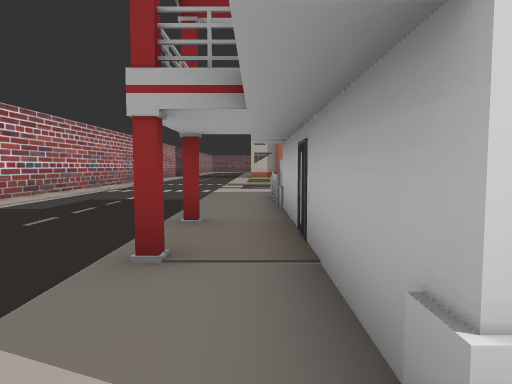
[1] (above)

20 first-person views from a walk through a scene from a Unity 3-D project. The camera is 1.4 m above the floor, tilts 4° down and sees 70° across. The floor is counted in squares, 2 m on a side. Each view is taken from the middle of a square. On the plan, view 1 faces up. The plan holds only what a view shows up to about 11 squares ahead; the rest is blank. The place goes on beyond the plan. The player is left out. Some surface patterns are stand-ins.

[2]
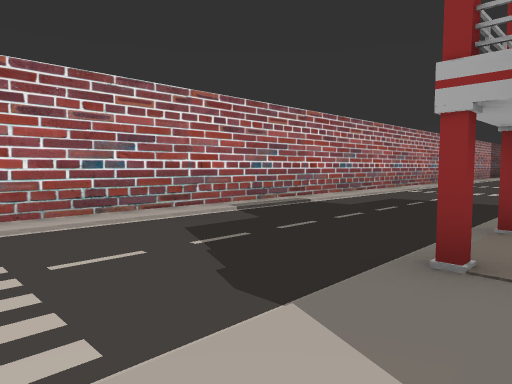

[3]
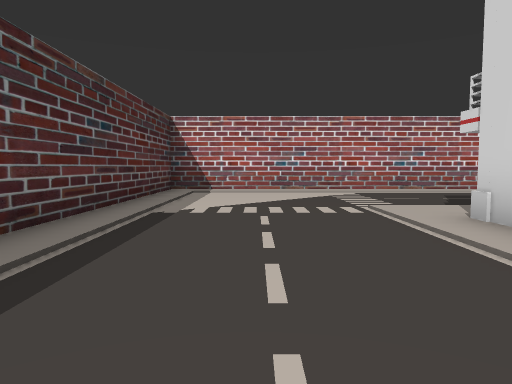

[4]
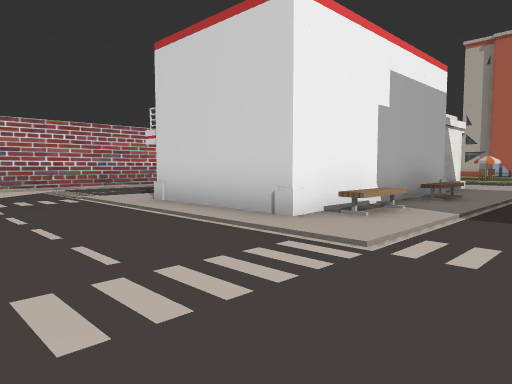

[5]
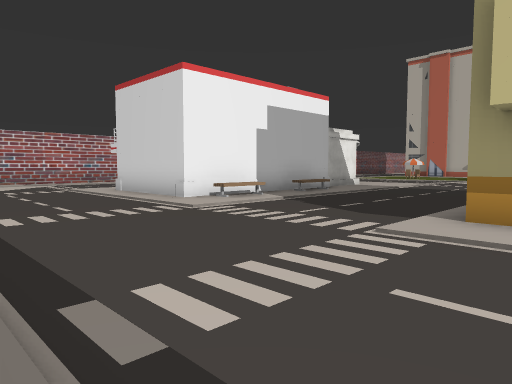

[6]
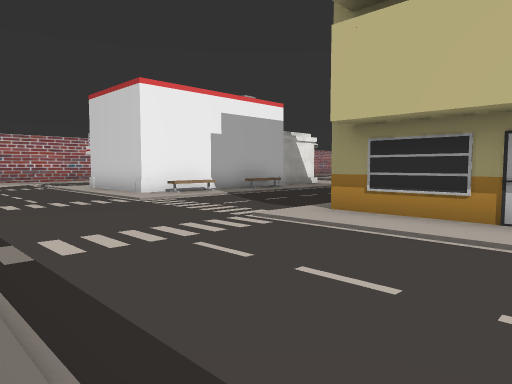

[7]
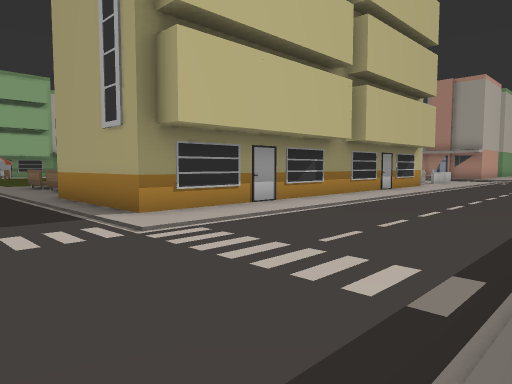

[8]
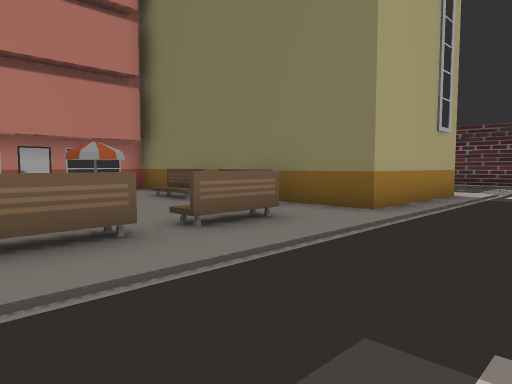

[9]
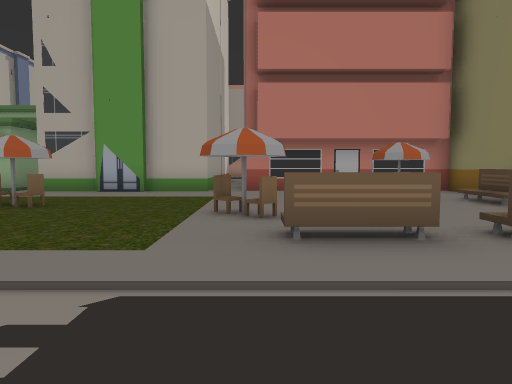

[10]
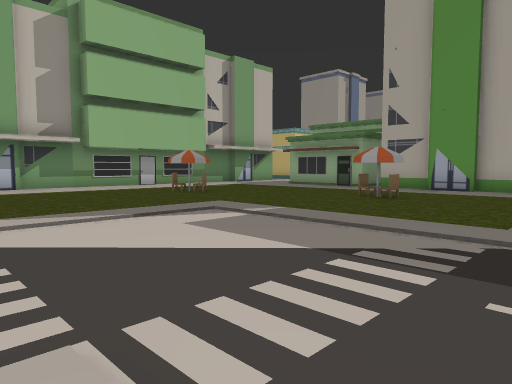

[11]
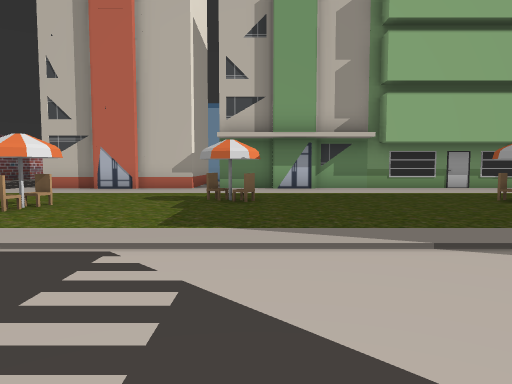

[12]
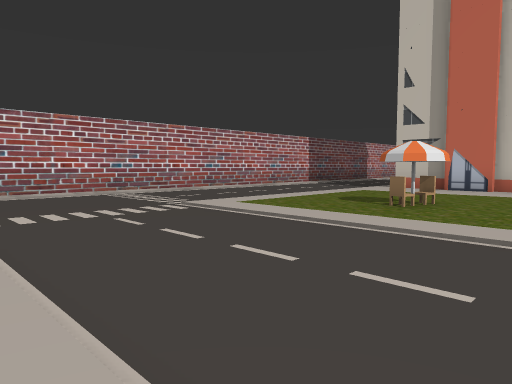

[13]
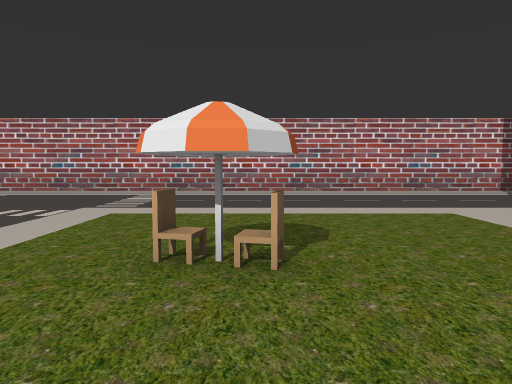

[14]
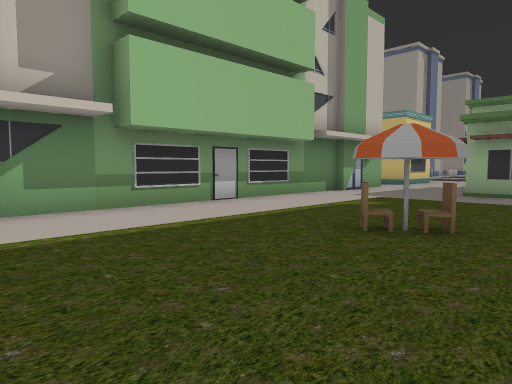

[15]
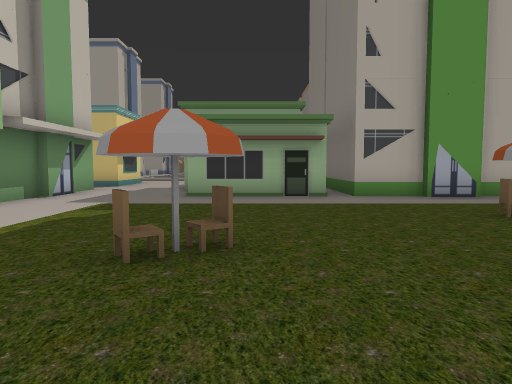

[16]
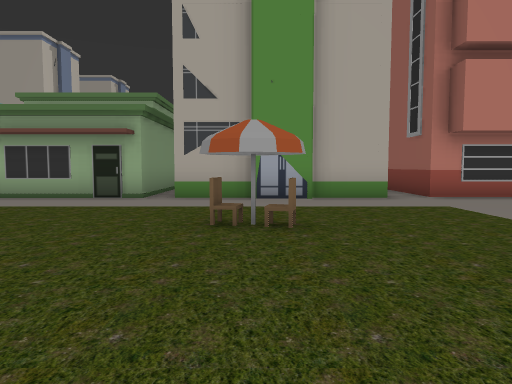

[17]
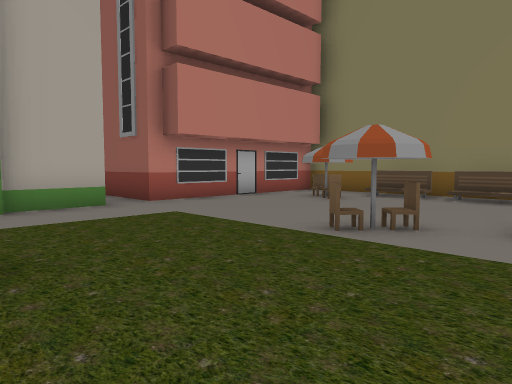

[18]
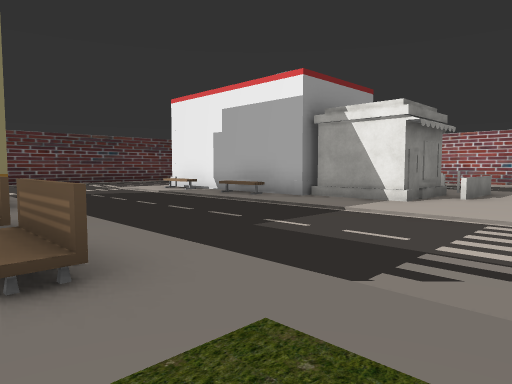

[19]
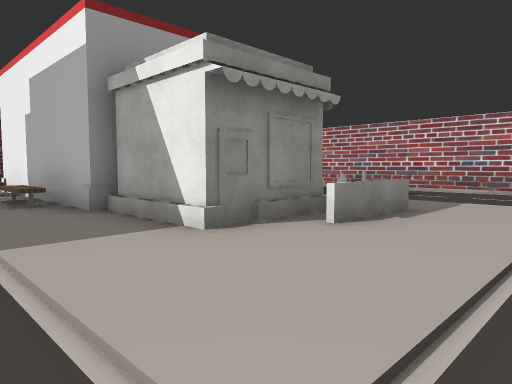

[20]
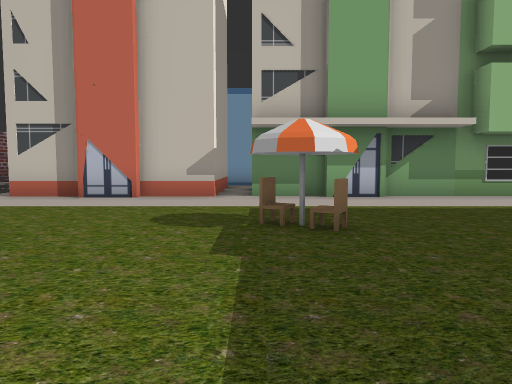

### Floor plan
Key: @ floor where view 1 was taken; # wall or solid block; x gap in a wall; . floor; / step, stairs or slope; = window, fence, low wall or low ledge; ^ raised ledge; B building; C chair; O other object.
Columns run from 6 left of view 1 to 20 right of it. Each row starts with its distance up from view 1.
 26           B
 25 #.        B
 24 #.....    B
 23 #.....BBBBBBBBBBBBBBBBBBBB
 22 #.........................
 21 #.........................
 20 #........................B
 19 #..........CC....C.....B B
 18 #.......CC.......C.....B B
 17 #......................BBBB
 16 #........................
 15 #......................BBB
 14 #..................C...B
 13 #......................B
 12 #......................BB
 11 #........................
 10 #.....===.........C....BBB
  9 #.....####......O......B
  8 #.....#  #.............B
  7 #......^ #......O....C.B
  6 #......####.......OxO..B
  5 #....#.#  O............B
  4 #..../.#  #.....BBBBBBB
  3 #....#.#  #.....B
  2 #......#  O.....B
  1 #......####.....BBBBBBBBB
  0 #.....@..................
 -1 #.........................
 -2 #.........................
 -3 #.....................
 -4 #.........   .......
 -5 ########

Positions as (right, up) in squares from view 1, and headings:
1: (0, 0), facing up
2: (0, 0), facing up-left
3: (5, -2), facing left
4: (7, -3), facing up-left
5: (11, -4), facing up-left
6: (13, -4), facing up-left
7: (7, -4), facing up-right
8: (7, 10), facing down-right
9: (7, 10), facing right
10: (5, 10), facing up-right
11: (6, 12), facing up
12: (5, 11), facing up-left
13: (5, 18), facing left
14: (7, 17), facing up-right
15: (8, 18), facing right
16: (9, 14), facing right
17: (10, 14), facing down-right
18: (11, 12), facing down-left
19: (6, 12), facing down-left
20: (5, 15), facing up
